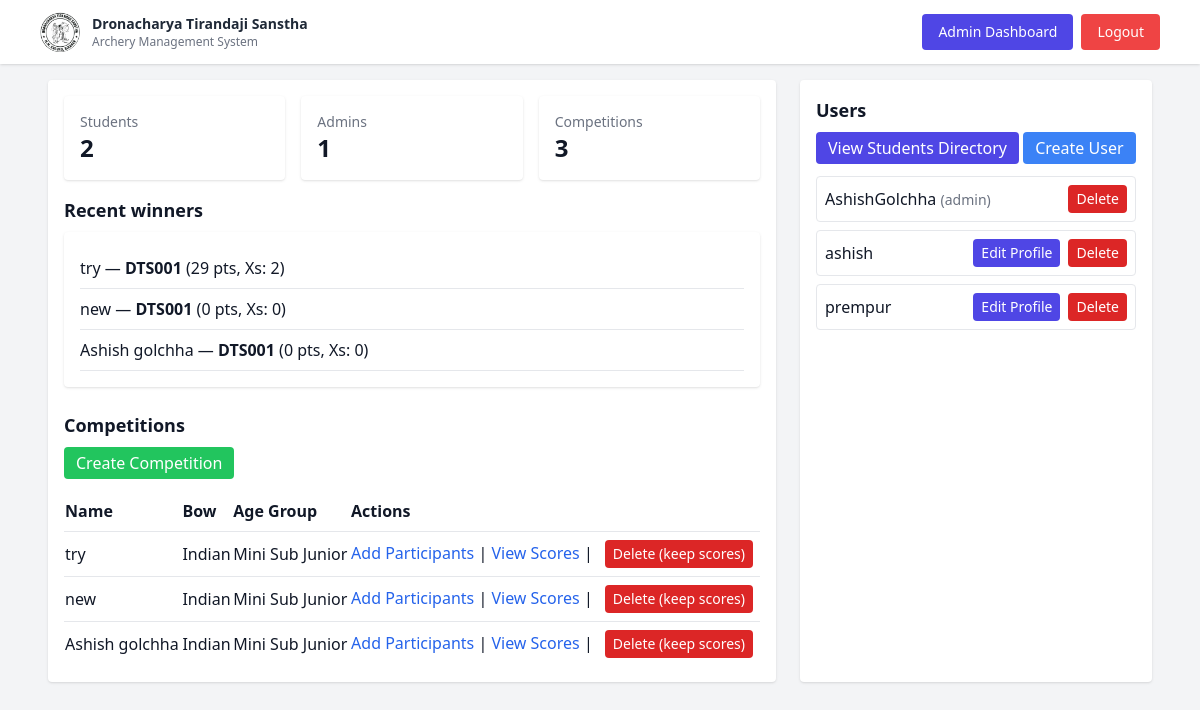
The page /admin/dashboard (signed in) on the database its author committed.
### models.py (models this page shows)
class Competition(db.Model):
    __tablename__ = 'competitions'
    id = db.Column(db.Integer, primary_key=True)
    name = db.Column(db.String(200))
    bow_type = db.Column(db.String(50))
    age_group = db.Column(db.String(80))
    gender = db.Column(db.String(20))
    target_distance = db.Column(db.String(50))
    target_serial = db.Column(db.String(20))
    num_students = db.Column(db.Integer)
    created_at = db.Column(db.DateTime, default=datetime.utcnow)
    is_team_based = db.Column(db.Boolean, default=False)
    score_entries = db.relationship('ScoreEntry', back_populates='competition', cascade='all, delete-orphan')
    teams = db.relationship('Team', back_populates='competition', cascade='all, delete-orphan')

class ScoreEntry(db.Model):
    __tablename__ = 'scores'
    id = db.Column(db.Integer, primary_key=True)
    competition_id = db.Column(db.Integer, db.ForeignKey('competitions.id', ondelete='SET NULL'), nullable=True)
    user_id = db.Column(db.Integer, db.ForeignKey('users.id'), nullable=True)
    roll_no = db.Column(db.String(20))
    target_distance = db.Column(db.String(50))
    target_serial = db.Column(db.String(20))
    competition_name = db.Column(db.String(200), nullable=True)
    sets = db.Column(db.Text) # JSON string like '[10,9,8,...]'
    xs = db.Column(db.Integer, default=0)
    total = db.Column(db.Integer, default=0)
    team_id = db.Column(db.Integer, db.ForeignKey('teams.id', ondelete='SET NULL'), nullable=True)
    team = db.relationship('Team', back_populates='entries')
    competition = db.relationship('Competition', back_populates='score_entries')
    user = db.relationship('User', back_populates='scores')

class User(UserMixin, db.Model):
    __tablename__ = 'users'
    id = db.Column(db.Integer, primary_key=True)
    username = db.Column(db.String(120), unique=True, nullable=False)
    email = db.Column(db.String(200), unique=True, nullable=False)
    password = db.Column(db.String(200), nullable=False)
    is_admin = db.Column(db.Boolean, default=False)
    is_active = db.Column(db.Boolean, default=True)
    created_at = db.Column(db.DateTime, default=datetime.utcnow)
    profile = db.relationship('StudentProfile', uselist=False, back_populates='user')
    scores = db.relationship('ScoreEntry', back_populates='user')

### app.py (the view)
@app.route('/admin/dashboard')
def admin_dashboard():
    if not session.get('user_id'):
        flash('Please login first', 'warning')
        return redirect(url_for('login'))
    if not session.get('is_admin'):
        flash('Access denied', 'danger')
        return redirect(url_for('login'))
    users = User.query.all()
    competitions = Competition.query.order_by(Competition.created_at.desc()).all()
    total_students = User.query.filter_by(is_admin=False, is_active=True).count()
    total_admins = User.query.filter_by(is_admin=True).count()
    total_competitions = Competition.query.count()
    recent_winners = []
    for c in Competition.query.order_by(Competition.created_at.desc()).limit(5):
        entries = c.score_entries
        if entries:
            top = max(entries, key=lambda e: ((e.total or 0), (e.xs or 0)))
            recent_winners.append({
                'competition': c.name,
                'roll_no': top.roll_no,
                'total': top.total,
                'xs': top.xs or 0
            })
    current_user = get_current_user()
    return render_template(
        'admin_dashboard.html',
        current_user=current_user,
        users=users,
        competitions=competitions,
        total_students=total_students,
        total_admins=total_admins,
        total_competitions=total_competitions,
        recent_winners=recent_winners
    )

### app.py (called while the page is built)
def get_current_user():
    if not session.get('user_id'):
        return None
    return User.query.get(session['user_id'])

@app.context_processor
def inject_current_user():
    user = None
    if session.get('user_id'):
        user = User.query.get(session['user_id'])
    return dict(current_user=user)

### templates/admin_dashboard.html (shortened to what this page needs)
{% extends 'base.html' %}
{% block content %}
<div class="grid grid-cols-1 md:grid-cols-3 gap-6">
    <div class="col-span-2 bg-white p-4 rounded shadow">
        <div class="grid grid-cols-1 md:grid-cols-3 gap-4 mb-4">
            <div class="bg-white p-4 rounded shadow">
                <div class="text-sm text-gray-500">Students</div>
                <div class="text-2xl font-bold">{{ total_students }}</div>
            </div>
            <div class="bg-white p-4 rounded shadow">
                <div class="text-sm text-gray-500">Admins</div>
                <div class="text-2xl font-bold">{{ total_admins }}</div>
            </div>
            <div class="bg-white p-4 rounded shadow">
                <div class="text-sm text-gray-500">Competitions</div>
                <div class="text-2xl font-bold">{{ total_competitions }}</div>
            </div>
            </div>
            <h3 class="text-lg font-semibold mb-2">Recent winners</h3>
            <ul class="bg-white p-4 rounded shadow mb-6">
            {% for w in recent_winners %}
                <li class="py-2 border-b">{{ w.competition }} — <strong>{{ w.roll_no }}</strong> ({{ w.total }} pts, Xs: {{ w.xs }})</li>
            {% else %}
                <li class="py-2">No winners yet</li>
            {% endfor %}
            </ul>
        <h3 class="text-lg font-semibold mb-2">Competitions</h3>
        <a href="{{ url_for('admin_competition_setup') }}" class="inline-block mb-3 bg-green-500 text-white px-3 py-1 rounded">Create Competition</a>
        <table class="w-full text-left">
            <thead>
                <tr>
                    <th class="py-2">Name</th>
                    <th class="py-2">Bow</th>
                    <th class="py-2">Age Group</th>
                    <th class="py-2">Actions</th>
                </tr>
            </thead>
            <tbody>
                {% for c in competitions %}
                <tr class="border-t">
                    <td class="py-2">{{ c.name }}</td>
                    <td class="py-2">{{ c.bow_type }}</td>
                    <td class="py-2">{{ c.age_group }}</td>
                    <td class="py-2">
                        <a href="{{ url_for('admin_add_participants', comp_id=c.id) }}" class="text-blue-600">Add Participants</a> | <a href="{{ url_for('admin_scores_view', comp_id=c.id) }}" class="text-blue-600">View Scores</a> |
                        <form method="post" action="{{ url_for('admin_delete_competition_keep_scores', comp_id=c.id) }}" style="display:inline" onsubmit="return confirm('Delete competition & keep the scores in the database? This will remove the competition record but keep all score entries.');">
                            <button type="submit" class="ml-2 px-2 py-1 bg-red-600 text-white rounded text-sm">Delete (keep scores)</button>
                        </form>
                    </td>
                </tr>
                {% else %}
                <tr><td colspan="4" class="py-2">No competitions yet</td></tr>
                {% endfor %}
            </tbody>
        </table>
    </div>
    <div class="bg-white p-4 rounded shadow">
        <h3 class="text-lg font-semibold mb-2">Users</h3>
        <a href="{{ url_for('admin_students') }}" class="inline-block mb-3 bg-indigo-600 text-white px-3 py-1 rounded">
            View Students Directory
        </a>
        <a href="{{ url_for('admin_create_user') }}" class="inline-block mb-3 bg-blue-500 text-white px-3 py-1 rounded">Create User</a>
        <ul class="space-y-2">
            {% for u in users %}
            <li class="border p-2 rounded flex items-center justify-between">
                <div>
                    {{ u.username }} {% if u.is_admin %}<span class="text-sm text-gray-500">(admin)</span>{% endif %}
                </div>
                <div class="flex items-center space-x-2">
                     {% if not u.is_admin %}
                        <a href="{{ url_for('admin_edit_student_profile', user_id=u.id) }}"
                        class="px-2 py-1 bg-indigo-600 text-white rounded text-sm">
                            Edit Profile
                        </a>
                    {% endif %}
                    {% if current_user.is_admin %}
                        <form method="post" action="{{ url_for('admin_delete_user', user_id=u.id) }}" onsubmit="return confirm('Are you sure you want to disable this account? This keeps their profile data in the system.');">
                            <button type="submit" class="px-2 py-1 bg-red-600 text-white rounded text-sm">Delete</button>
                        </form>
                    {% endif %}
                </div>
            </li>
            {% endfor %}
        </ul>
    </div>
</div>
{% endblock %}

### rows shown on the page
Competition: competition "try", name "try", bow_type "Indian", age_group "Mini Sub Junior"
ScoreEntry: roll_no "DTS001"
Competition: competition "new", name "new", bow_type "Indian", age_group "Mini Sub Junior"
ScoreEntry: roll_no "DTS001"
Competition: competition "Ashish golchha", name "Ashish golchha", bow_type "Indian", age_group "Mini Sub Junior"
ScoreEntry: roll_no "DTS001"
User: username "AshishGolchha", is_admin "(admin)"
User: username "ashish"
User: username "prempur"

### other values the page prints
{{ total_students }} "2"
{{ total_admins }} "1"
{{ total_competitions }} "3"
{{ w.total }} "29" "0" "0"
{{ w.xs }} "2" "0" "0"
